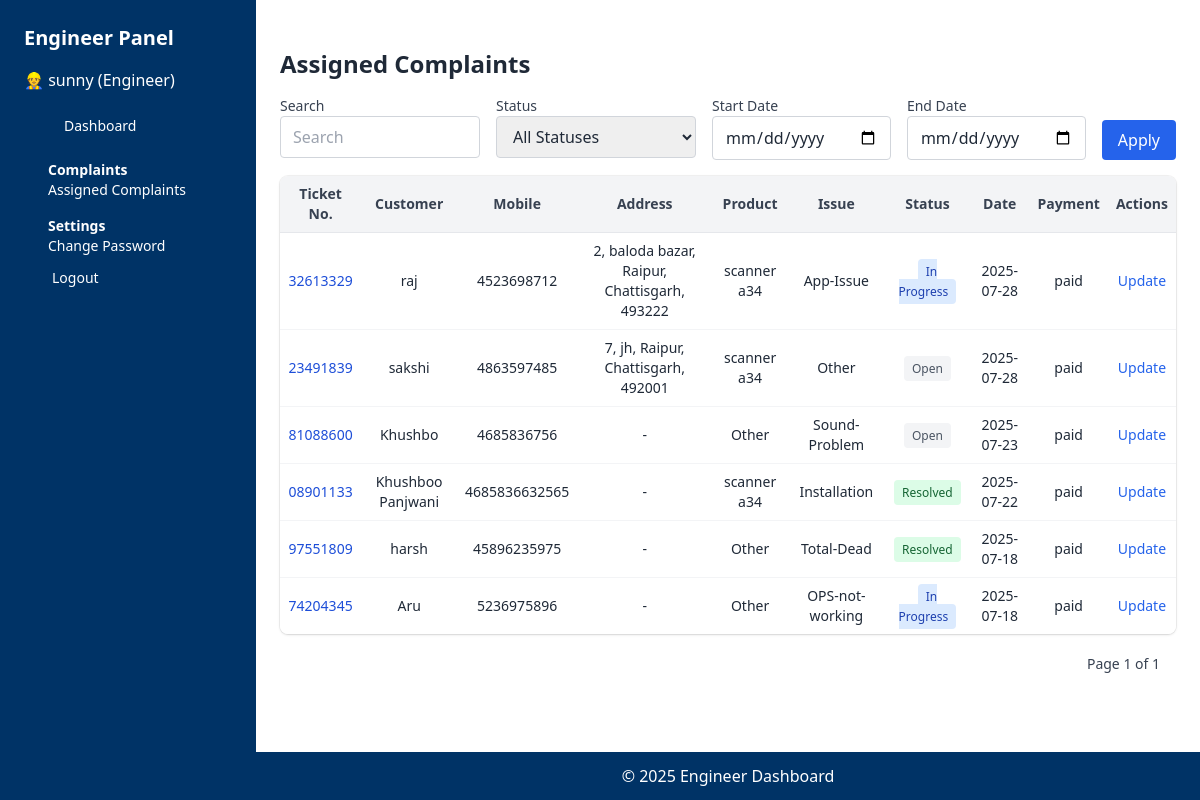
/complaint/engineer/assigned-complaints/ (signed in), run on the app's committed database.
### complaint/models.py (models this page shows, shortened)
class Complaint(models.Model):
    STATUS_CHOICES = [
        ('open', 'Open'),
        ('in_progress', 'In Progress'),
        ('resolved', 'Resolved'),
        ('pending', 'Pending'),
    ]
    PAYMENT_METHOD_CHOICES = [
        ('cash', 'Cash'),
        ('online', 'Online'),
    ]
    PAYMENT_STATUS_CHOICES = [
        ('unpaid', 'Unpaid'),
        ('paid', 'Paid'),
    ]
    customer_name = models.CharField(max_length=100)
    mobile_number = models.CharField(max_length=15)
    email = models.EmailField(null=True, blank=True)
    product = models.ForeignKey('product.Product', on_delete=models.CASCADE, null=True, blank=True)
    issue_type = models.CharField(max_length=50, choices=[
        ('Screen-blank', 'Screen Blank'),
        ('Total-Dead', 'Total Dead'),
        ('Installation', 'Installation'),
        ('App-Issue', 'App Issue'),
        ('Break', 'Break'),
        ('Sound-Problem', 'Sound Problem'),
        ('Touch-Issue', 'Touch Issue'),
        ('OPS-not-working', 'OPS Not Working'),
        ('Software-Issue', 'Software Issue'),
        ('Other', 'Other'),
    ], default='Other')
    description = models.TextField()
    ticket_number = models.CharField(max_length=20, unique=True)
    status = models.CharField(max_length=20, choices=STATUS_CHOICES, default='open')
    created_at = models.DateTimeField(auto_now_add=True)
    updated_at = models.DateTimeField(auto_now=True)
    assigned_engineer = models.ForeignKey(User, on_delete=models.SET_NULL, null=True, blank=True)
    resolution_photo = models.ImageField(upload_to='resolution_photos/', blank=True, null=True)
    assigned_date = models.DateTimeField(null=True, blank=True)
    resolved_date = models.DateTimeField(null=True, blank=True)
    product_serial_number = models.CharField(max_length=100, blank=True, null=True)
    service_confirmation_photo = models.ImageField(upload_to='service_confirmations/', blank=True, null=True)
    service_cost = models.DecimalField(max_digits=10, decimal_places=2, null=True, blank=True)
    payment_method = models.CharField(max_length=10, choices=PAYMENT_METHOD_CHOICES, blank=True, null=True)
    payment_status = models.CharField(
        max_length=10,
        choices=PAYMENT_STATUS_CHOICES,
        default='unpaid'
    )
    payment_proof = models.ImageField(upload_to='payment_proofs/', blank=True, null=True)
    payment_confirmation_photo = models.ImageField(upload_to='payment_confirmations/', blank=True, null=True)
    sms_log = models.TextField(blank=True, null=True)
    pincode = models.CharField(max_length=10, blank=True, null=True)
    city = models.CharField(max_length=100, blank=True, null=True)
    state = models.CharField(max_length=100, blank=True, null=True)
    area = models.CharField(max_length=150, blank=True, null=True)
    street = models.CharField(max_length=150, blank=True, null=True)
    landmark = models.CharField(max_length=150, blank=True, null=True)  # optional
    def full_address(self):
        parts = [
            self.street,
            self.area,
            self.landmark,
            self.city,
            self.state,
            self.pincode
        ]
        return ', '.join([p for p in parts if p])
    class Meta:
        ordering = ['-created_at']
        verbose_name = "Customer Complaint"
        verbose_name_plural = "Customer Complaints"

### product/models.py (models this page shows, shortened)
class Product(models.Model):
    serial_number = models.CharField(max_length=100, unique=True)
    model_name = models.CharField(max_length=100)
    sold_to = models.CharField(max_length=100)
    sold_date = models.DateField()
    installation_date = models.DateField(null=True, blank=True)
    assigned_engineer = models.ForeignKey(
        User,
        on_delete=models.SET_NULL,
        null=True,
        blank=True,
        limit_choices_to={'profile__role': 'engineer'}  # Optional: if you're using profile model with roles
    )
    invoice = models.FileField(upload_to='invoices/', null=True, blank=True)
    warranty_start = models.DateField(null=True, blank=True)
    warranty_end = models.DateField(null=True, blank=True)
    '''def __str__(self):
        return f"{self.model_name} ({self.serial_number})"'''
    def __str__(self):
        return self.model_name

### complaint/views.py (the view)
# urls.py: path('engineer/assigned-complaints/', views.engineer_assigned_complaints, name='engineer_assigned_complaints'),
@login_required
def engineer_assigned_complaints(request):
    if not user_has_role(request.user, 'engineer'):
        return HttpResponseForbidden("Only engineers can view assigned complaints.")
    search_query = request.GET.get('search', '')
    status_filter = request.GET.get('status', '')
    start_date = request.GET.get('start_date', '')
    end_date = request.GET.get('end_date', '')
    complaints = Complaint.objects.filter(assigned_engineer=request.user).select_related('product').order_by('-created_at')
    if search_query:
        complaints = complaints.filter(
        Q(ticket_number__icontains=search_query) |
        Q(mobile_number__icontains=search_query) |
        Q(customer_name__icontains=search_query)
        )
    if status_filter:
        complaints = complaints.filter(status__iexact=status_filter)
    if start_date:
        complaints = complaints.filter(created_at__date__gte=parse_date(start_date))
    if end_date:
        complaints = complaints.filter(created_at__date__lte=parse_date(end_date))
    complaints = complaints.order_by('-created_at')
    paginator = Paginator(complaints, 10)  # 10 complaints per page
    page_number = request.GET.get('page')
    page_obj = paginator.get_page(page_number)
    return render(request, 'complaint/engineer_assigned_list.html', {
        'complaints': complaints,
        'page_obj': page_obj,
        'search_query': search_query,
        'status_filter': status_filter,
        'start_date': start_date,
        'end_date': end_date
    })

### complaint/utils.py (called while the page is built)
def user_has_role(user, role_name):
    try:
        return user.profile.role == role_name
    except Profile.DoesNotExist:
        return False

### complaint/templates/complaint/engineer_assigned_list.html (shortened to what this page needs)
{% extends 'base_engineer.html' %}
{% load static %}
{% block content %}
<div class="max-w-6xl mx-auto mt-6 px-4 sm:px-6 lg:px-0">
    <h2 class="text-2xl font-bold text-gray-800 mb-4">Assigned Complaints</h2>
    <form method="get" class="mb-4 flex flex-col sm:flex-row sm:flex-wrap gap-4">
        <div class="flex-1 min-w-[200px]">
            <label class="block text-sm font-medium text-gray-700">Search</label>
            <input type="text" name="search" value="{{ search_query }}" placeholder="Search"
                   class="w-full px-3 py-2 border rounded border-gray-300">
        </div>
        <div class="flex-1 min-w-[200px]">
            <label class="block text-sm font-medium text-gray-700">Status</label>
            <select name="status" class="w-full px-3 py-2 border rounded border-gray-300">
                <option value="">All Statuses</option>
            </select>
        </div>
        <div class="flex-1 min-w-[150px]">
            <label class="block text-sm font-medium text-gray-700">Start Date</label>
            <input type="date" name="start_date" value="{{ start_date }}"
                   class="w-full px-3 py-2 border rounded border-gray-300">
        </div>
        <div class="flex-1 min-w-[150px]">
            <label class="block text-sm font-medium text-gray-700">End Date</label>
            <input type="date" name="end_date" value="{{ end_date }}"
                   class="w-full px-3 py-2 border rounded border-gray-300">
        </div>
        <div class="sm:self-end">
            <button type="submit"
                    class="w-full bg-blue-600 text-white px-4 py-2 rounded hover:bg-blue-700">Apply</button>
        </div>
    </form>
    {% if page_obj %}
    <div class="hidden md:block overflow-x-auto rounded-lg shadow ring-1 ring-black ring-opacity-5">
        <table class="min-w-full divide-y divide-gray-200 text-sm">
            <thead class="bg-gray-100 text-left text-gray-700">
                <tr>
                    <th class="py-2 px-2 text-center">Ticket No.</th>
                    <th class="py-2 px-2 text-center">Customer</th>
                    <th class="py-2 px-2 text-center">Mobile</th>
                    <th class="py-2 px-2 text-center">Address</th>
                    <th class="py-2 px-2 text-center">Product</th>
                    <th class="py-2 px-2 text-center">Issue</th>
                    <th class="py-2 px-2 text-center">Status</th>
                    <th class="py-2 px-2 text-center">Date</th>
                    <th class="py-2 px-2 text-center">Payment</th>
                    <th class="py-2 px-2 text-center">Actions</th>
                </tr>
            </thead>
            <tbody class="bg-white divide-y divide-gray-100">
                {% for complaint in page_obj %}
                <tr class="hover:bg-gray-50">
                    <td class="py-2 px-2 text-center text-blue-700 font-medium">{{ complaint.ticket_number }}</td>
                    <td class="py-2 px-2 text-center">{{ complaint.customer_name }}</td>
                    <td class="py-2 px-2 text-center">{{ complaint.mobile_number }}</td>
                    <td class="py-2 px-2 text-center">{{ complaint.full_address|default:"-" }}</td>
                    <td class="py-2 px-2 text-center">{{ complaint.product.model_name|default:"Other" }}</td>
                    <td class="py-2 px-2 text-center">{{ complaint.issue_type|default:"-" }}</td>
                    <td class="py-2 px-2 text-center">
                        <span class="{% if complaint.status == 'resolved' %}bg-green-100 text-green-800
                                     {% elif complaint.status == 'in_progress' %}bg-blue-100 text-blue-800
                                     {% elif complaint.status == 'pending' %}bg-yellow-100 text-yellow-800
                                     {% else %}bg-gray-100 text-gray-600{% endif %}
                                     text-xs font-medium px-2 py-1 rounded">
                            {{ complaint.get_status_display }}
                        </span>
                    </td>
                    <td class="py-2 px-2 text-center">{{ complaint.created_at|date:"Y-m-d" }}</td>
                    <td class="py-2 px-2 text-center">{{ complaint.payment_status|default:"N/A" }}</td>
                    <td class="py-2 px-2 text-center">
                        <a href="{% url 'update_complaint' complaint.id %}" class="text-blue-600 hover:underline text-sm">Update</a>
                    </td>
                </tr>
                {% endfor %}
            </tbody>
        </table>
    </div>
    <div class="mt-4 flex justify-center sm:justify-end">
        <nav class="inline-flex items-center space-x-1 text-sm">
            <span class="px-4 py-1 text-gray-700">Page {{ page_obj.number }} of {{ page_obj.paginator.num_pages }}</span>
        </nav>
    </div>
    {% else %}
    <p class="text-gray-600 mt-4">No complaints assigned to you yet.</p>
    {% endif %}
</div>
{% endblock %}

### complaint/templates/base_engineer.html (shortened to what this page needs)
<!DOCTYPE html>
<html lang="en" x-data="{ sidebarOpen: false }" class="h-full">
<head>
    <script src="https://cdn.tailwindcss.com"></script>
</head>
<body class="bg-white-100 text-gray-800 h-full">
<div class="flex h-screen overflow-hidden">
    <aside
        class="fixed inset-y-0 left-0 z-40 w-64 bg-primary text-white p-6 transform md:translate-x-0 transition-transform duration-200 ease-in-out md:static md:inset-0"
        :class="{ '-translate-x-full': !sidebarOpen }"
    >
        <div class="flex items-center justify-between mb-4">
            <h2 class="text-xl font-bold">Engineer Panel</h2>
        </div>
        {% if user.is_authenticated %}
            <p class="mb-4">👷 {{ user.username }} (Engineer)</p>
            <nav class="space-y-3 text-sm">
                <a href="{% url 'engineer_dashboard' %}" class="flex items-center hover:bg-blue-800 px-3 py-2 rounded">
                    Dashboard
                </a>
                <div>
                    <p class="text-sm font-semibold mt-4 flex items-center">
                        Complaints
                    </p>
                    <ul class="pl-6 space-y-1">
                        <li>
                            <a href="{% url 'engineer_assigned_complaints' %}" class="block hover:text-blue-300">
                                Assigned Complaints
                            </a>
                        </li>
                    </ul>
                </div>
                <div>
                    <p class="text-sm font-semibold mt-4 flex items-center">
                        Settings
                    </p>
                    <ul class="pl-6 space-y-1">
                        <li>
                            <a href="{% url 'change_password' %}" class="block hover:text-blue-300">
                                Change Password
                            </a>
                        </li>
                    </ul>
                </div>
                <form method="POST" action="{% url 'logout' %}" class="mt-6 flex items-center">
                    <button type="submit" class="flex items-center text-white hover:text-red-400">
                        Logout
                    </button>
                </form>
            </nav>
        {% else %}
            <a href="{% url 'login' %}" class="underline hover:text-gray-300">Login</a>
        {% endif %}
    </aside>
    <div class="flex-1 flex flex-col overflow-y-auto">
        <main class="p-6">
            {% block content %}{% endblock %}
        </main>
        <footer class="bg-primary text-white text-center py-3 mt-auto">
            <p>&copy; 2025 Engineer Dashboard</p>
        </footer>
    </div>
</div>
</body>
</html>

### data on the page
Complaint: ticket_number "32613329", customer_name "raj", mobile_number "4523698712", full_address "2, baloda bazar, Raipur, Chattisgarh, 493222", product.model_name "scanner a34", issue_type "App-Issue", status "In Progress", created_at "2025-07-28", payment_status "paid"
Complaint: ticket_number "23491839", customer_name "sakshi", mobile_number "4863597485", full_address "7, jh, Raipur, Chattisgarh, 492001", product.model_name "scanner a34", issue_type "Other", status "Open", created_at "2025-07-28", payment_status "paid"
Complaint: ticket_number "81088600", customer_name "Khushbo", mobile_number "4685836756", full_address "-", product.model_name "Other", issue_type "Sound-Problem", status "Open", created_at "2025-07-23", payment_status "paid"
Complaint: ticket_number "08901133", customer_name "Khushboo Panjwani", mobile_number "4685836632565", full_address "-", product.model_name "scanner a34", issue_type "Installation", status "Resolved", created_at "2025-07-22", payment_status "paid"
Complaint: ticket_number "97551809", customer_name "harsh", mobile_number "45896235975", full_address "-", product.model_name "Other", issue_type "Total-Dead", status "Resolved", created_at "2025-07-18", payment_status "paid"
Complaint: ticket_number "74204345", customer_name "Aru", mobile_number "5236975896", full_address "-", product.model_name "Other", issue_type "OPS-not-working", status "In Progress", created_at "2025-07-18", payment_status "paid"

### other printed values
{{ user.username }} "sunny"
{{ page_obj.number }} "1"
{{ page_obj.paginator.num_pages }} "1"
